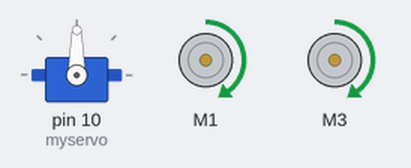
Bench run of a sketch on a simulated Arduino Uno, built with avr-gcc and run on an emulated ATmega328P. On the bench: servo, 2 × DC motor (green arrow = forward, orange = backward, longer = faster).

Above: at 5.05 s.
At 9.05 s:
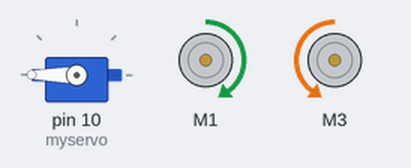
At 12.0 s:
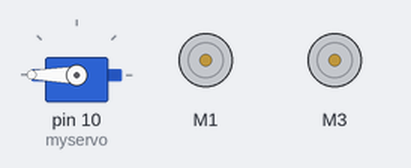
At 14.0 s:
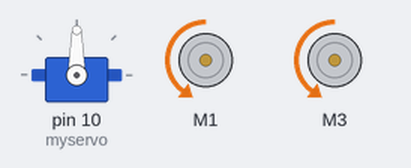
At 17.05 s:
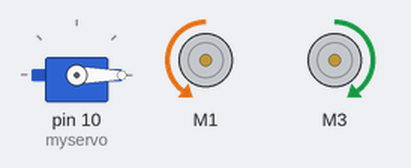
At 19.0 s:
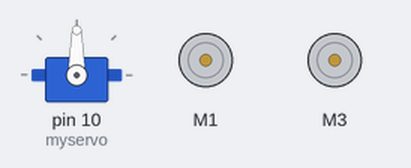
Timing chart, 0 to 23.2 s (numbered marks = the images above):
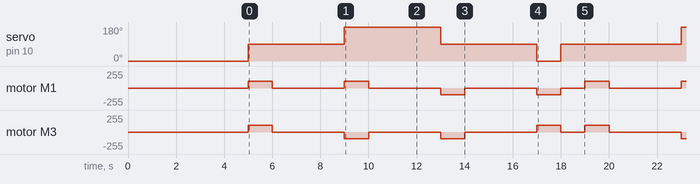

The sketch:

_2_motora___servo_kolosaya.ino
```cpp
#include <AFMotor.h> // Подключаем библиотеку для управления двигателями
#include <Servo.h>   // Подключаем библиотеку для сервоприводом

//Создаем объекты для двигателей
AF_DCMotor motor1(1); //канал М1 на Motor Shield — задний левый
AF_DCMotor motor2(3); //канал М2 на Motor Shield — задний правый

// Создаем объект для сервопривода
Servo myservo;

void setup() {
   // Выбираем пин к которому подключен сервопривод
   myservo.attach(10); // или 10, если воткнули в крайний разъём
   // Поворачиваем сервопривод в положение 0 градусов при каждом включении
   myservo.write(0);
   // Пауза 5 секунд
   delay(5000);
}

void loop() {
//Устанавливаем скорость 100% (0-255)
motor1.setSpeed(100);
motor2.setSpeed(100);

// Задаем направление движение
// FORWARD - вперед
// BACKWARD - назад
// RELEASE - стоп

// Движение вперед в течении 5 секунд с поворотом сервы на угол 90 градусов
motor1.run(FORWARD);
motor2.run(FORWARD);
myservo.write(90); // Поворот сервы на угол 90 градусов
delay(1000);

motor1.run(RELEASE);
motor2.run(RELEASE);
delay(3000);

// Поворот вправо в течении 2 секунд с поворотом сервы на угол 180 градусов

motor1.run(FORWARD);
motor2.run(BACKWARD);
myservo.write(180); // Поворот сервы на угол 180 градусов
delay(1000);

motor1.run(RELEASE);
motor2.run(RELEASE);
delay(3000);

// Движение назад в течении 5 секунд с поворотом сервы на угол 90 градусов
motor1.run(BACKWARD);
motor2.run(BACKWARD);
myservo.write(90); // Поворот сервы на угол 90 градусов
delay(1000);

motor1.run(RELEASE);
motor2.run(RELEASE);
delay(3000);

//Поворот влево в течении 2 секунд с поворотом сервы на угол 0 градусов

motor1.run(BACKWARD);
motor2.run(FORWARD);
myservo.write(0); // Поворот сервы на угол 0 градусов
delay(1000);

// Остановка двигателей на 3 секунды с поворотом сервы на угол 90 градусов
motor1.run(RELEASE);
motor2.run(RELEASE);
myservo.write(90); // Поворот сервы на угол 90 градусов
delay(1000);
}
```

Measured:
- by itself, servo on pin 10 (myservo): repeats every 14.0 s: 180° 4.0 s, 90° 4.0 s, 0° 1.0 s, 90° 5.0 s
- by itself, motor M1: repeats every 14.0 s: stopped 3.0 s, forward 100/255 1.0 s, 2 × (stopped 3.0 s, backward 100/255 1.0 s), stopped 1.0 s, forward 100/255 1.0 s
- by itself, motor M3: repeats every 14.0 s: 2 × (stopped 3.0 s, backward 100/255 1.0 s), stopped 3.0 s, forward 100/255 1.0 s, stopped 1.0 s, forward 100/255 1.0 s
